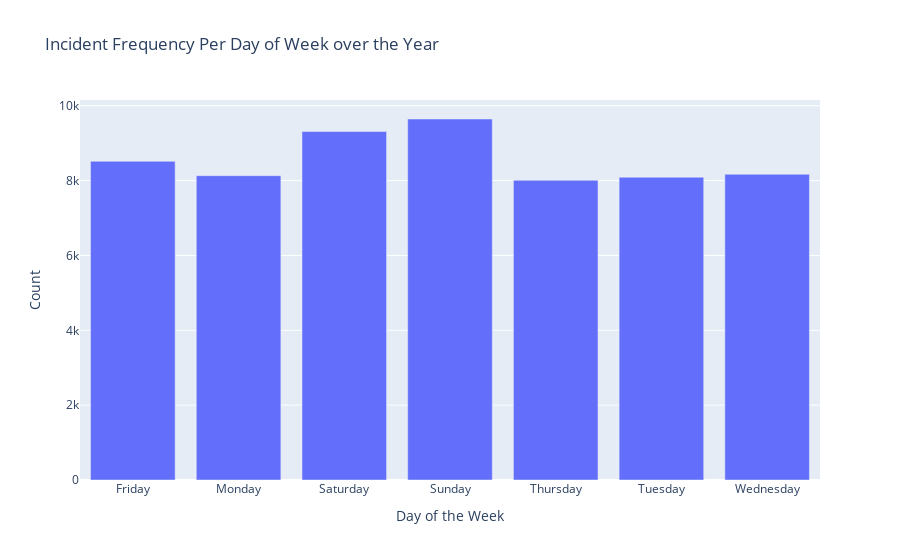

Here is the notebook cell this chart was saved with:
### Code cell
# distribution of incidents per day of the week
weekday_df = pd.DataFrame(ts_df.groupby(['Weekday'])['Weekday'].count())
print(f"Average Incidents per day of week: {ts_df.groupby(['Weekday'])['Weekday'].count().mean()}")
fig_weekday = px.bar(weekday_df, 
    x=weekday_df.index, 
    y='Weekday', 
    labels={'index':'Day of the Week', 'Weekday':'Count'},
    title='Incident Frequency Per Day of Week over the Year')
fig_weekday.show()

fig_weekday.write_image('../Visuals/Weekday_total_over_year.png', engine="kaleido")

### Figure 1 — Plotly figure (JSON) as saved in the notebook; plotly's stock layout.template omitted (floating-point values rounded to 4 significant figures)
{"data": [{"alignmentgroup": "True", "hovertemplate": "Day of the Week=%{x}<br>Count=%{y}<extra></extra>", "legendgroup": "", "marker": {"color": "#636efa", "pattern": {"shape": ""}}, "name": "", "offsetgroup": "", "orientation": "v", "showlegend": false, "textposition": "auto", "type": "bar", "x": ["Friday", "Monday", "Saturday", "Sunday", "Thursday", "Tuesday", "Wednesday"], "xaxis": "x", "y": [8515, 8132, 9311, 9646, 8008, 8090, 8169], "yaxis": "y"}], "layout": {"barmode": "relative", "legend": {"tracegroupgap": 0}, "title": {"text": "Incident Frequency Per Day of Week over the Year"}, "xaxis": {"anchor": "y", "domain": [0, 1], "title": {"text": "Day of the Week"}}, "yaxis": {"anchor": "x", "domain": [0, 1], "title": {"text": "Count"}}}}
